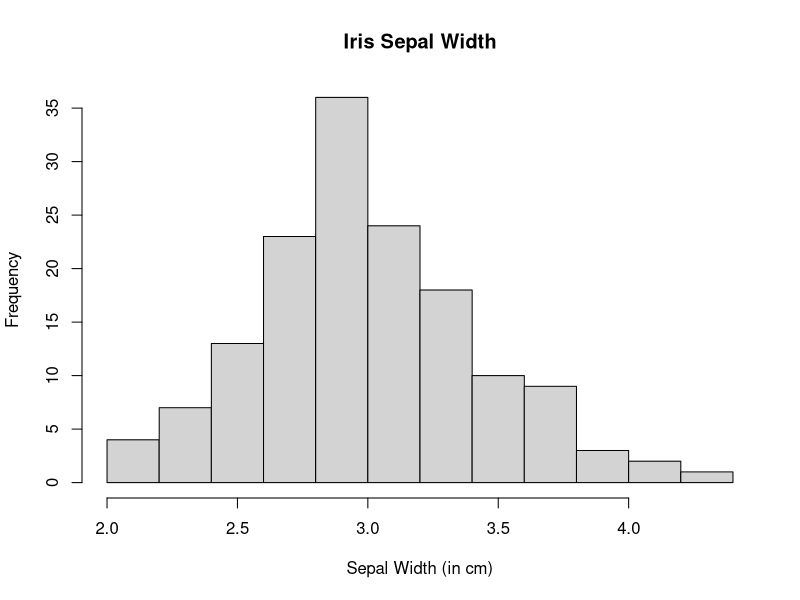

Source code (R):

# Project:  LearningR

# LOAD PACKAGES ############################################

library(datasets)   # Loads the built-in datasets

# LOAD AND PREPARE DATA ####################################

?iris       # Get help on `iris` dataset
df <- iris  # Save dataset to `df` (optional)
head(df)    # Display first six lines of data

# ANALYZE DATA #############################################

# The R $ operator selects a variable from a data frame.
# Usage: dataset$variable
hist(df$Sepal.Width,            # Make basic histogram
  main = "Iris Sepal Width",    # Add title to chart
  xlab = "Sepal Width (in cm)"  # Add X-axis label
)                               # Close on new line

# CLEAN UP #################################################

# Clear base packages
detach("package:datasets", unload = T)

# Clear R 
#   Restart R to clear objects from the environment, clear
#   plots, unload external packages, reset options, relative
#   paths, dependencies, etc. Use the RStudio menu Session > 
#   Restart R, or use Ctrl+Shift+F10 (for Windows and Linux)
#   or Command+Shift+0 (for MacOS).

# Clear console
cat("\014")  # Mimics ctrl+L

# Clear mind :)